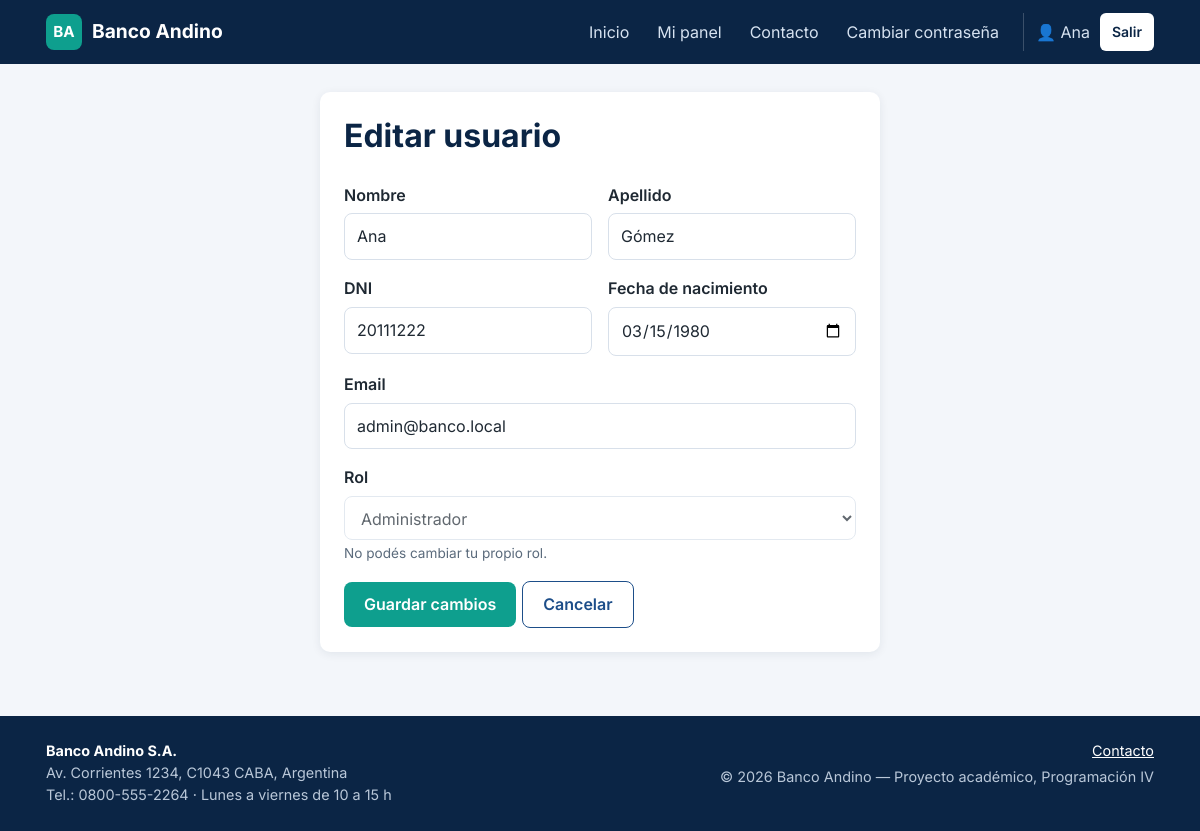
The page /admin/usuario_form.php?id=1 (signed in) on the database its author committed.
### tables this page shows
CREATE TABLE usuarios (
    id_usuario INT AUTO_INCREMENT PRIMARY KEY,
    nombre VARCHAR(50) NOT NULL,
    apellido VARCHAR(50) NOT NULL,
    dni VARCHAR(8) NOT NULL UNIQUE,
    fecha_nacimiento DATE NOT NULL,
    email VARCHAR(100) NOT NULL UNIQUE,
    password VARCHAR(255) NOT NULL,             
    debe_cambiar_password TINYINT(1) NOT NULL DEFAULT 0,
    activo TINYINT(1) NOT NULL DEFAULT 1,
    fecha_registro DATETIME NOT NULL DEFAULT CURRENT_TIMESTAMP,
    id_rol INT NOT NULL,
    CONSTRAINT fk_usuarios_roles FOREIGN KEY (id_rol) REFERENCES roles(id_rol)
);

### includes/funciones.php (called while the page is built, shortened)
<?php
function e($texto)
{
    return htmlspecialchars((string) $texto, ENT_QUOTES, "UTF-8");
}
function nombreRol($idRol)
{
    $nombres = [ROL_ADMIN => "Administrador", ROL_OPERADOR => "Operador", ROL_CLIENTE => "Cliente"];
    return isset($nombres[$idRol]) ? $nombres[$idRol] : "Desconocido";
}
$FORM_ANTERIOR = isset($_SESSION["form_anterior"]) ? $_SESSION["form_anterior"] : [];
function valorAnterior($nombre, $porDefecto = "")
{
    global $FORM_ANTERIOR;
    return isset($FORM_ANTERIOR[$nombre]) ? $FORM_ANTERIOR[$nombre] : $porDefecto;
}
function consultar($conexion, $sql, $tipos = "", $parametros = [])
{
    $stmt = mysqli_prepare($conexion, $sql);
    if ($tipos !== "") {
        mysqli_stmt_bind_param($stmt, $tipos, ...$parametros);
    }
    mysqli_stmt_execute($stmt);
    $resultado = mysqli_stmt_get_result($stmt);
    $filas = mysqli_fetch_all($resultado, MYSQLI_ASSOC);
    return $filas;
}
function consultarUno($conexion, $sql, $tipos = "", $parametros = [])
{
    $filas = consultar($conexion, $sql, $tipos, $parametros);
    return count($filas) > 0 ? $filas[0] : null;
}

### admin/usuario_form.php (the view, shortened to what this page needs)
<?php
require_once(__DIR__ . "/../includes/conexion.php");
$idUsuario = isset($_GET["id"]) ? (int) $_GET["id"] : 0;
$usuario = null;
if ($idUsuario > 0) {
    $usuario = consultarUno($conexion, "SELECT * FROM usuarios WHERE id_usuario = ?", "i", [$idUsuario]);
}
$esAlta = $usuario === null;
$esYo = !$esAlta && (int) $usuario["id_usuario"] === (int) $_SESSION["id_usuario"];
function valorCampo($nombre)
{
    global $usuario;
    return valorAnterior($nombre, $usuario !== null ? $usuario[$nombre] : "");
}
$rolSeleccionado = (int) valorCampo("id_rol");
$titulo = $esAlta ? "Nuevo usuario" : "Editar usuario";
require_once(__DIR__ . "/../includes/header.php");
?>
<section class="tarjeta formulario formulario-centrado">
    <h1><?php echo e($titulo); ?></h1>
    <form action="../procesos/procesar_usuario.php" method="POST" novalidate>
        <div class="fila-campos">
            <div class="campo">
                <label for="nombre">Nombre</label>
                <input type="text" id="nombre" name="nombre" maxlength="50" required value="<?php echo e(valorCampo("nombre")); ?>">
            </div>
            <div class="campo">
                <label for="apellido">Apellido</label>
                <input type="text" id="apellido" name="apellido" maxlength="50" required value="<?php echo e(valorCampo("apellido")); ?>">
            </div>
        </div>
        <div class="fila-campos">
            <div class="campo">
                <label for="dni">DNI</label>
                <input type="text" id="dni" name="dni" inputmode="numeric" maxlength="8" required data-dni value="<?php echo e(valorCampo("dni")); ?>">
            </div>
            <div class="campo">
                <label for="fecha_nacimiento">Fecha de nacimiento</label>
                <input type="date" id="fecha_nacimiento" name="fecha_nacimiento" max="<?php echo date("Y-m-d"); ?>" required value="<?php echo e(valorCampo("fecha_nacimiento")); ?>">
            </div>
        </div>
        <div class="campo">
            <label for="email">Email</label>
            <input type="email" id="email" name="email" maxlength="100" required value="<?php echo e(valorCampo("email")); ?>">
        </div>
        <div class="campo">
            <label for="id_rol">Rol</label>
            <select id="id_rol" name="id_rol" <?php echo $esYo ? "disabled" : ""; ?>>
                <?php foreach ([ROL_CLIENTE, ROL_OPERADOR, ROL_ADMIN] as $rol): ?>
                    <option value="<?php echo $rol; ?>" <?php echo $rolSeleccionado === $rol ? "selected" : ""; ?>><?php echo e(nombreRol($rol)); ?></option>
                <?php endforeach; ?>
            </select>
            <?php if ($esYo): ?>
                <span class="ayuda">No podés cambiar tu propio rol.</span>
            <?php endif; ?>
        </div>
        <div class="acciones">
            <button type="submit" class="boton"><?php echo $esAlta ? "Crear usuario" : "Guardar cambios"; ?></button>
            <a href="usuarios.php" class="boton boton-secundario">Cancelar</a>
        </div>
    </form>
</section>
<?php require_once(__DIR__ . "/../includes/footer.php"); ?>

### css/estilos.css (style rules this page uses)
:root { --azul-oscuro: #0b2545; --azul: #13315c; --azul-medio: #1d4e89; --turquesa: #0e9f8e; --turquesa-oscuro: #0a7c6f; --fondo: #f3f6fa; --blanco: #ffffff; --superficie: #ffffff; --texto: #1f2933; --texto-suave: #5b6b7c; --borde: #d8e0ea; --exito-fondo: #e3f6ee; --exito-texto: #146c43; --error-fondo: #fdecec; --error-texto: #a61b1b; --info-fondo: #e8f1fd; --info-texto: #1d4e89; --radio: 10px; --sombra: 0 2px 10px rgba(11, 37, 69, 0.08); --fila-hover: #f7f9fc; --fila-destacada: #fffbea; --gris-fondo: #eceff3; --titulos: #0b2545; color-scheme: light dark; }
*, *::before, *::after { box-sizing: border-box; }
body { margin: 0; font-family: "Inter", "Segoe UI", Arial, sans-serif; font-size: 16px; line-height: 1.55; color: var(--texto); background: var(--fondo); display: flex; flex-direction: column; min-height: 100vh; }
h1, h2, h3 { color: var(--titulos); line-height: 1.25; margin-top: 0; }
h1 { font-size: 2rem; }
a { color: var(--azul-medio); }
.boton { display: inline-block; padding: 10px 20px; border: 0; border-radius: 8px; background: var(--turquesa); color: var(--blanco); font: inherit; font-weight: 600; text-decoration: none; cursor: pointer; transition: background 0.15s; }
.boton-secundario { background: var(--superficie); color: var(--azul-medio); border: 1px solid var(--azul-medio); }
.acciones { display: flex; flex-wrap: wrap; gap: 6px; align-items: center; }
.tarjeta { background: var(--superficie); border-radius: var(--radio); box-shadow: var(--sombra); padding: 24px; margin-bottom: 24px; }
.formulario { max-width: 560px; }
.formulario-centrado { margin-left: auto; margin-right: auto; }
.campo { margin-bottom: 16px; }
.campo label { display: block; font-weight: 600; margin-bottom: 6px; }
.campo input, .campo select, .campo textarea { width: 100%; padding: 10px 12px; border: 1px solid var(--borde); border-radius: 8px; font: inherit; background: var(--superficie); color: var(--texto); }
.campo .ayuda { font-size: 0.85rem; color: var(--texto-suave); }
.fila-campos { display: grid; grid-template-columns: 1fr 1fr; gap: 16px; }

### rows shown on the page
usuarios: nombre "Ana", apellido "Gómez", dni "20111222", fecha_nacimiento "03/15/1980", email "admin@banco.local", id_rol "Administrador"

### other values the page prints
$_SESSION["nombre"] "Ana"
$titulo "Editar usuario"
